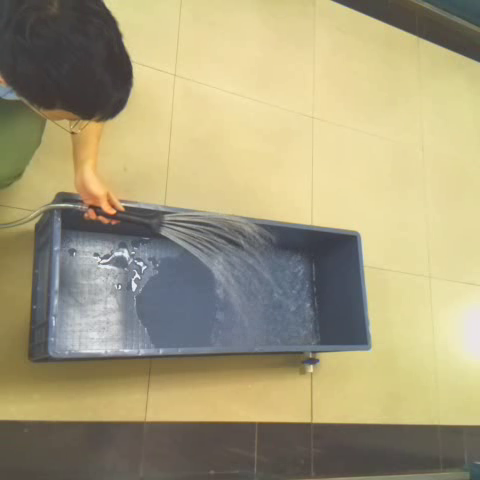
#> input picture textureVideoSource/originVideoAndItsFrames/afternoonWithWaterPureWater1027/1140.png, 480 x 480 px, found by its file name
$ python new_trackbarToGetParam.py
#> lines starting #> are read from the running program, lines starting #| are printed output that depends on the picture; after the words box and inside, x2 and y2 are one past the last pixel; in counts of white or black regions, pixels touching at a corner belong together
#> further down, img1 is the input picture: shape (480, 480, 3); mean B, G, R 122.8, 156.8, 165.6
#!usr/bin/env python3
# !-*- coding:utf-8 -*-
# !@Time:2019/12/2 17:30
# !@Author:yuan
# !@File:new_trackbarToGetParam.py

import cv2
import numpy as np

'''
#图片的自动白平衡算法,灰度世界算法
@输入参数:
	img:彩色图片
@返回值:
	white_balanced_img:白平衡后的图片,彩色图片
'''
def white_balance(img):
	#拆分b,g,r通道
	b, g, r = np.double(img[:, :, 0]), np.double(img[:, :, 1]), np.double(img[:, :, 2])
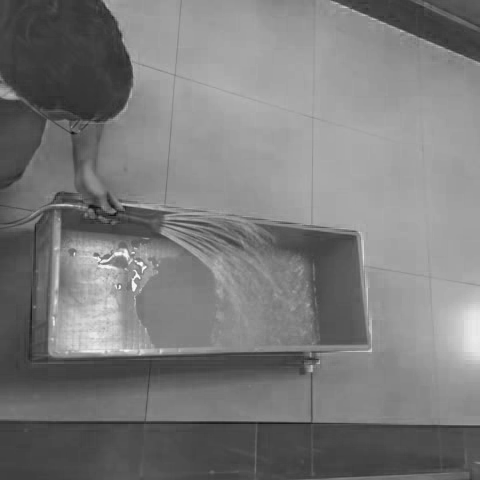
#> b: shape (480, 480) float64; min 18, max 251, mean 122.8
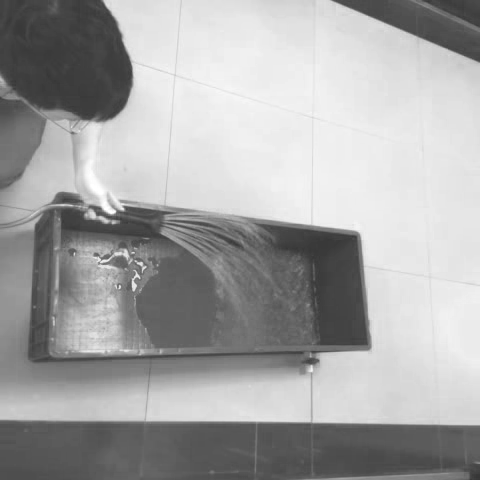
#> r: shape (480, 480) float64; min 54, max 255, mean 165.6
	#b,g,r3个通道的平均值k
	b_avg, g_avg, r_avg = np.mean(b), np.mean(g), np.mean(r)
#> b_avg = 122.8; g_avg = 156.8; r_avg = 165.6
	k = (b_avg + g_avg + r_avg) / 3
#> k = 148.4
	#各个通道的增益
	kb, kg, kr = k / b_avg, k / g_avg, k / r_avg
#> kb = 1.21; kg = 0.947; kr = 0.896
	#每个通道的每个像素新值
	new_b = (b * kb)
	new_g = (g * kg)
	new_r = (r * kr)
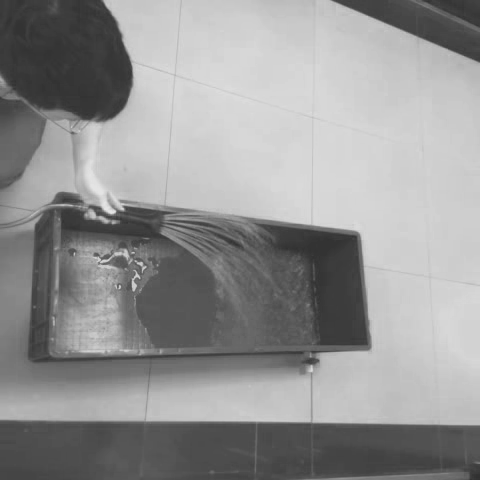
#> new_r: shape (480, 480) float64; min 48.39, max 228.5, mean 148.4

	#溢出(>255)处理,设为255
	for i in range(len(new_b)):
		for j in range(len(new_b[0])):
			new_b[i][j] = 255 if new_b[i][j] > 255 else new_b[i][j]
			new_g[i][j] = 255 if new_g[i][j] > 255 else new_g[i][j]
			new_r[i][j] = 255 if new_r[i][j] > 255 else new_r[i][j]
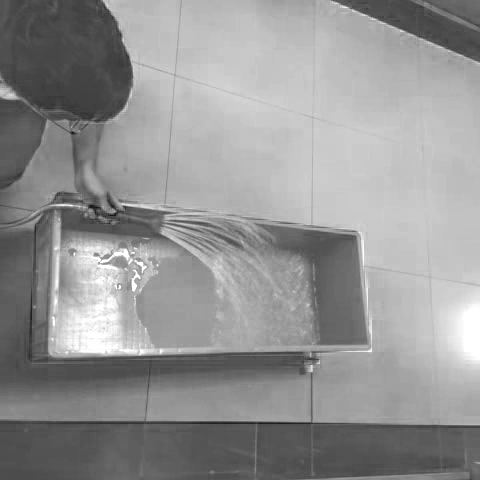
#> new_b: shape (480, 480) float64; min 21.75, max 255, mean 148.3

	# print(np.mean(Ba), np.mean(Ga), np.mean(Ra))
	white_balanced_img = np.uint8(np.zeros_like(img))
	white_balanced_img[:, :, 0] = new_b
	white_balanced_img[:, :, 1] = new_g
	white_balanced_img[:, :, 2] = new_r
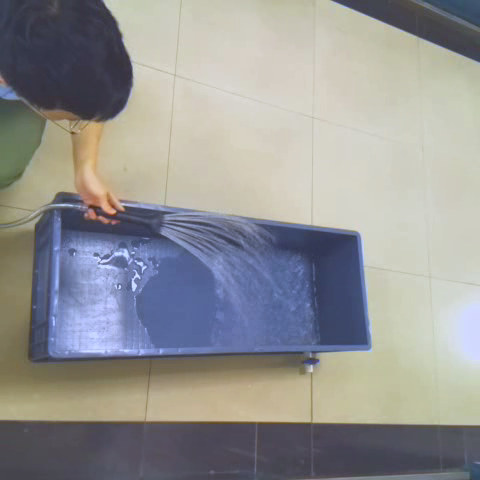
#> white_balanced_img: shape (480, 480, 3); mean of channels 0, 1, 2 147.8, 147.9, 147.9; drawn as B, G, R
	return white_balanced_img

'''
#去除图片的高光区域
@输入参数:
	img:彩色图片
	highlight_gray:高光区域灰度值的设置,可调整,默认=220
@返回值:
	inpaired_timg:已去除高光区域的彩色图片
'''
def remove_highlight(img,highlight_gray = 220):
	#转成灰度图片
#> called with highlight_gray = 220
	gray_img = cv2.cvtColor(img, cv2.COLOR_BGR2GRAY)
	#寻找高光区域
	_, biny = cv2.threshold(gray_img, highlight_gray, 255, cv2.THRESH_BINARY)
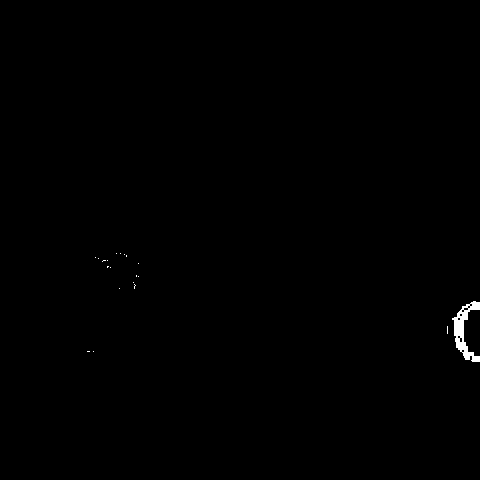
#> biny: shape (480, 480); 0.29% white; 20 white regions (19 under 20 px), largest, box (x1, y1, x2, y2) and area: (452, 301, 480, 362) 628
	#对找到的高光区域进行膨胀
	dilate_kernel = cv2.getStructuringElement(cv2.MORPH_RECT,(5,5))
	biny_dilate = cv2.dilate(biny,dilate_kernel,iterations=1)#th1,dilate_kernel,iterations=1,3
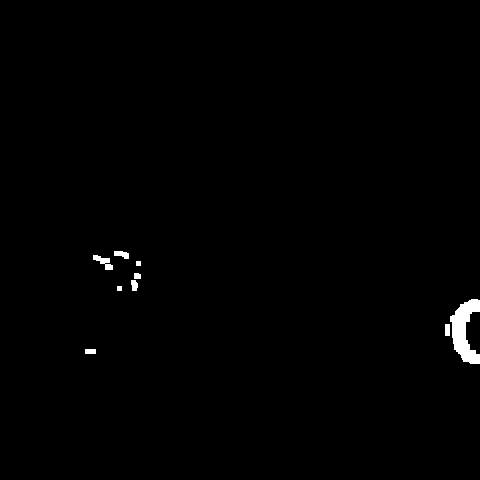
#> biny_dilate: shape (480, 480); 0.68% white; 9 white regions, largest, box (x1, y1, x2, y2) and area: (450, 299, 480, 364) 1074, (93, 255, 113, 270) 140, (114, 251, 129, 259) 84
	#对高光区域进行修复,使用的是Alexandru Telea方法
	inpaired_timg = cv2.inpaint(img,biny_dilate,9,cv2.INPAINT_TELEA)
	return inpaired_timg

def nothing(x):
    pass

if __name__ =='__main__':

    #D:\PyCharm\previous_video_frames\out7frames
    test_image_path = 'D:\\PyCharm\\pycharm_project\\textureVideoSource\\originVideoAndItsFrames\\afternoonWithWaterWaterWithColor1027\\1140.png'
    img1 = cv2.imread(test_image_path,cv2.IMREAD_COLOR)
    #白平衡
    img2 = white_balance(img1)

    img = remove_highlight(img2,highlight_gray = 220)

    # 中值滤波 去除椒盐噪声
    # medianblur = cv2.medianBlur(img,5)#0:旧
    medianblur = cv2.GaussianBlur(img, (7, 7), 0)

    HsvImage = cv2.cvtColor(medianblur, cv2.COLOR_BGR2HSV)
#> HsvImage: shape (480, 480, 3); mean H, S, V 64.2, 47, 161.8

    cv2.namedWindow('GetHSVParam',cv2.WINDOW_AUTOSIZE)

    cv2.createTrackbar('Hmin', 'GetHSVParam', 0, 180, nothing)
    cv2.createTrackbar('Hmax', 'GetHSVParam', 0, 180, nothing)

    cv2.createTrackbar('Smin', 'GetHSVParam', 0, 255, nothing)
    cv2.createTrackbar('Smax', 'GetHSVParam', 0, 255, nothing)

    cv2.createTrackbar('Vmin', 'GetHSVParam', 0, 255, nothing)
    cv2.createTrackbar('Vmax', 'GetHSVParam', 0, 255, nothing)


    cv2.namedWindow('another_hsv_param', cv2.WINDOW_AUTOSIZE)
    cv2.createTrackbar('Hmin1', 'another_hsv_param', 0, 180, nothing)
    cv2.createTrackbar('Hmax1', 'another_hsv_param', 0, 180, nothing)

    cv2.createTrackbar('Smin1', 'another_hsv_param', 0, 255, nothing)
    cv2.createTrackbar('Smax1', 'another_hsv_param', 0, 255, nothing)

    cv2.createTrackbar('Vmin1', 'another_hsv_param', 0, 255, nothing)
    cv2.createTrackbar('Vmax1', 'another_hsv_param', 0, 255, nothing)

    cv2.namedWindow('mask0_or_mask1', cv2.WINDOW_AUTOSIZE)

    while(1):
        cv2.imshow('Source Img',img)

        #红色HSV阈值1
        hmin = cv2.getTrackbarPos('Hmin', 'GetHSVParam')
        hmax = cv2.getTrackbarPos('Hmax', 'GetHSVParam')
        smin = cv2.getTrackbarPos('Smin', 'GetHSVParam')
        smax = cv2.getTrackbarPos('Smax', 'GetHSVParam')
        vmin = cv2.getTrackbarPos('Vmin', 'GetHSVParam')
        vmax = cv2.getTrackbarPos('Vmax', 'GetHSVParam')

        #红色HSV阈值2
        hmin1 = cv2.getTrackbarPos('Hmin1', 'another_hsv_param')
        hmax1 = cv2.getTrackbarPos('Hmax1', 'another_hsv_param')
        smin1 = cv2.getTrackbarPos('Smin1', 'another_hsv_param')
        smax1 = cv2.getTrackbarPos('Smax1', 'another_hsv_param')
        vmin1 = cv2.getTrackbarPos('Vmin1', 'another_hsv_param')
        vmax1 = cv2.getTrackbarPos('Vmax1', 'another_hsv_param')

        '''
        #mask0
        '''
        rhsv_lower0 = np.array([hmin,smin,vmin],dtype=np.uint8)
        rhsv_upper0 = np.array([hmax,smax,vmax],dtype=np.uint8)
        #根据阈值构建掩模
        mask0 = cv2.inRange(HsvImage,rhsv_lower0,rhsv_upper0)
#> mask0: shape (480, 480); every value is 0
        # cv2.imshow('HSV',mask)

        #1
        hsv_open_kernel = cv2.getStructuringElement(cv2.MORPH_RECT, (3, 3))  # cv2.MORPH_ELLIPSE, (10, 10)
        mask0_open = cv2.morphologyEx(mask0, cv2.MORPH_OPEN, hsv_open_kernel)

        #1
        hsv_dilate_kernel = cv2.getStructuringElement(cv2.MORPH_RECT, (3, 3))  # cv2.MORPH_RECT,(10,10)
        mask0_open_dilate = cv2.dilate(mask0_open, hsv_dilate_kernel, iterations=1)  # iterations=1

        #第二种，彩色掩膜方式,在原图上显示
        mask0_or_img = cv2.bitwise_or(img,img,mask = mask0_open_dilate)
#> mask0_or_img: shape (480, 480, 3); every value is 0
        cv2.imshow('GetHSVParam',mask0_or_img)

        '''
        #mask1
        '''
        rhsv_lower1 = np.array([hmin1,smin1,vmin1],dtype=np.uint8)
        rhsv_upper1 = np.array([hmax1,smax1,vmax1],dtype=np.uint8)
        #根据阈值构建掩模
        mask1 = cv2.inRange(HsvImage,rhsv_lower1,rhsv_upper1)
        # cv2.imshow('HSV',mask)

        mask1_open = cv2.morphologyEx(mask1, cv2.MORPH_OPEN, hsv_open_kernel)
        mask1_open_dilate = cv2.dilate(mask1_open, hsv_dilate_kernel, iterations=1)

        mask1_or_img = cv2.bitwise_or(img,img,mask = mask1_open_dilate)
        cv2.imshow('another_hsv_param',mask1_or_img)

        #final mask
        # mask = mask0+mask1
        mask = cv2.bitwise_or(mask0, mask1)

        mask_or_img = cv2.bitwise_or(img,img,mask = mask)
        cv2.imshow('mask0_or_mask1',mask_or_img)


        if cv2.waitKey(1) == ord('q'):
#> (key q is pressed here)
            break
    cv2.destroyAllWindows()
